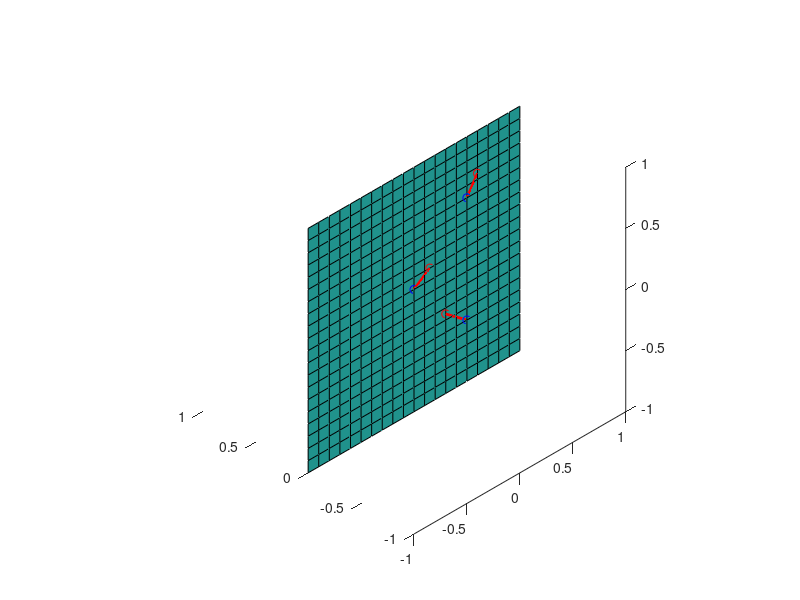

Source code (MATLAB):
% Display lines in 3D space perpendicular to the viewing angle.

figure(1); clf; hold on;
axis equal;
axis([-1 1 -1 1 -1 1]);
set(gcf, 'renderer', 'opengl');
set(gca, 'CameraPosition', [400 -400 400]);

[X, Y] = meshgrid(-1:0.1:1, -1:0.1:1);
Z = zeros(21);

p1 = [0, 0, 0];
p2 = [0.5, 0.5, 0];
p3 = [0.5, -0.5, 0];
points = [p1; p2; p3];

dp1 = [0.15, 0.1, 0];
dp2 = [0.1, 0.15, 0];
dp3 = [-0.2, 0.15, 0];
dpoints = [dp1; dp2; dp3];

surface(X, Y, Z);
drawPoint3d(points, 'color', 'blue');
drawPoint3d(points + dpoints, 'color', 'red');

drawEdge(horzcat(points, points + dpoints), 'color', 'r', 'linewidth', 2);

dp1_ = [0.1, -0.1, 0.1];
dp2_ = [0.1, -0.1, 0.1];
dp3_ = [0.1, -0.1, 0.1];
dpoints_ = [dp1_; dp2_; dp3_];

lines = createLine3d(points + dpoints, points + dpoints + dpoints_);
drawLine3d(lines, 'color', 'k');
